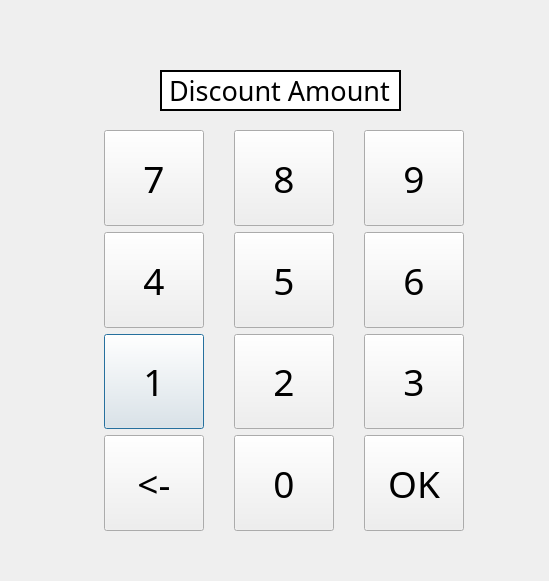
<?xml version="1.0" encoding="UTF-8"?>
<ui version="4.0">
 <class>discount_amount_dialog</class>
 <widget class="QDialog" name="discount_amount_dialog">
  <property name="geometry">
   <rect>
    <x>0</x>
    <y>0</y>
    <width>549</width>
    <height>581</height>
   </rect>
  </property>
  <property name="windowTitle">
   <string>Enter Discount Amount</string>
  </property>
  <widget class="QWidget" name="gridLayoutWidget">
   <property name="geometry">
    <rect>
     <x>80</x>
     <y>130</y>
     <width>411</width>
     <height>401</height>
    </rect>
   </property>
   <layout class="QGridLayout" name="gridLayout">
    <item row="2" column="0">
     <widget class="QPushButton" name="btn_1">
      <property name="maximumSize">
       <size>
        <width>100</width>
        <height>100</height>
       </size>
      </property>
      <property name="font">
       <font>
        <family>Book Antiqua</family>
        <pointsize>28</pointsize>
       </font>
      </property>
      <property name="text">
       <string>1</string>
      </property>
     </widget>
    </item>
    <item row="0" column="0">
     <widget class="QPushButton" name="btn_7">
      <property name="maximumSize">
       <size>
        <width>100</width>
        <height>100</height>
       </size>
      </property>
      <property name="font">
       <font>
        <family>Book Antiqua</family>
        <pointsize>28</pointsize>
       </font>
      </property>
      <property name="text">
       <string>7</string>
      </property>
     </widget>
    </item>
    <item row="0" column="2">
     <widget class="QPushButton" name="btn_9">
      <property name="maximumSize">
       <size>
        <width>100</width>
        <height>100</height>
       </size>
      </property>
      <property name="font">
       <font>
        <family>Book Antiqua</family>
        <pointsize>28</pointsize>
       </font>
      </property>
      <property name="text">
       <string>9</string>
      </property>
     </widget>
    </item>
    <item row="2" column="2">
     <widget class="QPushButton" name="btn_3">
      <property name="maximumSize">
       <size>
        <width>100</width>
        <height>100</height>
       </size>
      </property>
      <property name="font">
       <font>
        <family>Book Antiqua</family>
        <pointsize>28</pointsize>
       </font>
      </property>
      <property name="text">
       <string>3</string>
      </property>
     </widget>
    </item>
    <item row="1" column="0">
     <widget class="QPushButton" name="btn_4">
      <property name="maximumSize">
       <size>
        <width>100</width>
        <height>100</height>
       </size>
      </property>
      <property name="font">
       <font>
        <family>Book Antiqua</family>
        <pointsize>28</pointsize>
       </font>
      </property>
      <property name="text">
       <string>4</string>
      </property>
     </widget>
    </item>
    <item row="0" column="1">
     <widget class="QPushButton" name="btn_8">
      <property name="maximumSize">
       <size>
        <width>100</width>
        <height>100</height>
       </size>
      </property>
      <property name="font">
       <font>
        <family>Book Antiqua</family>
        <pointsize>28</pointsize>
       </font>
      </property>
      <property name="text">
       <string>8</string>
      </property>
     </widget>
    </item>
    <item row="2" column="1">
     <widget class="QPushButton" name="btn_2">
      <property name="maximumSize">
       <size>
        <width>100</width>
        <height>100</height>
       </size>
      </property>
      <property name="font">
       <font>
        <family>Book Antiqua</family>
        <pointsize>28</pointsize>
       </font>
      </property>
      <property name="text">
       <string>2</string>
      </property>
     </widget>
    </item>
    <item row="1" column="1">
     <widget class="QPushButton" name="btn_5">
      <property name="maximumSize">
       <size>
        <width>100</width>
        <height>100</height>
       </size>
      </property>
      <property name="font">
       <font>
        <family>Book Antiqua</family>
        <pointsize>28</pointsize>
       </font>
      </property>
      <property name="text">
       <string>5</string>
      </property>
     </widget>
    </item>
    <item row="1" column="2">
     <widget class="QPushButton" name="btn_6">
      <property name="maximumSize">
       <size>
        <width>100</width>
        <height>100</height>
       </size>
      </property>
      <property name="font">
       <font>
        <family>Book Antiqua</family>
        <pointsize>28</pointsize>
       </font>
      </property>
      <property name="text">
       <string>6</string>
      </property>
     </widget>
    </item>
    <item row="3" column="1">
     <widget class="QPushButton" name="btn_0">
      <property name="maximumSize">
       <size>
        <width>100</width>
        <height>100</height>
       </size>
      </property>
      <property name="font">
       <font>
        <family>Book Antiqua</family>
        <pointsize>28</pointsize>
       </font>
      </property>
      <property name="text">
       <string>0</string>
      </property>
     </widget>
    </item>
    <item row="3" column="0">
     <widget class="QPushButton" name="btn_backspace">
      <property name="maximumSize">
       <size>
        <width>100</width>
        <height>100</height>
       </size>
      </property>
      <property name="font">
       <font>
        <family>Book Antiqua</family>
        <pointsize>28</pointsize>
       </font>
      </property>
      <property name="text">
       <string>&lt;-</string>
      </property>
     </widget>
    </item>
    <item row="3" column="2">
     <widget class="QPushButton" name="btn_ok">
      <property name="maximumSize">
       <size>
        <width>100</width>
        <height>100</height>
       </size>
      </property>
      <property name="font">
       <font>
        <family>Book Antiqua</family>
        <pointsize>28</pointsize>
       </font>
      </property>
      <property name="text">
       <string>OK</string>
      </property>
     </widget>
    </item>
   </layout>
  </widget>
  <widget class="QLabel" name="lbl_discount_amount">
   <property name="geometry">
    <rect>
     <x>160</x>
     <y>70</y>
     <width>241</width>
     <height>41</height>
    </rect>
   </property>
   <property name="font">
    <font>
     <family>Book Antiqua</family>
     <pointsize>20</pointsize>
     <stylestrategy>PreferAntialias</stylestrategy>
    </font>
   </property>
   <property name="styleSheet">
    <string notr="true">background: rgb(255, 255, 255);</string>
   </property>
   <property name="frameShape">
    <enum>QFrame::Box</enum>
   </property>
   <property name="frameShadow">
    <enum>QFrame::Plain</enum>
   </property>
   <property name="lineWidth">
    <number>2</number>
   </property>
   <property name="text">
    <string>Discount Amount</string>
   </property>
  </widget>
 </widget>
 <resources/>
 <connections/>
</ui>
